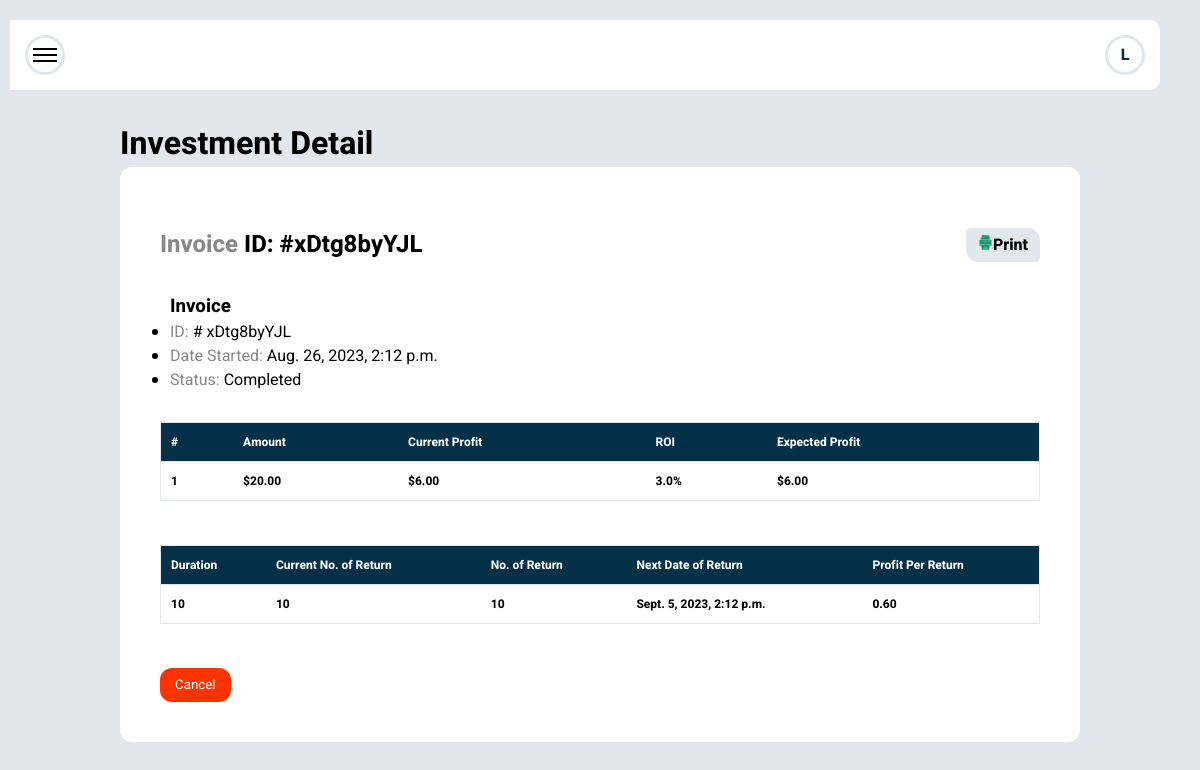
/dashboard/investment/xdtg8byyjl (signed in), run on the app's committed database.
### crypto/models.py (models this page shows, shortened)
class Investment(models.Model):
    profile = models.ForeignKey(Profile, null=True, on_delete=models.SET_NULL, related_name='invest_user')
    reference = models.CharField(default=random_alphanumeric_string(), max_length=50, null=True, editable=True)
    slug = models.SlugField(null=True,  max_length=500)
    amount =  models.DecimalField(decimal_places=2, max_digits=100, null=True, default=0)
    package = models.ForeignKey(Package, null=True, on_delete=models.SET_NULL)
    date_initiated = models.DateTimeField(auto_now=True)
    STATUS_CHOICES = (
        ('Completed', 'Completed'),
        ('Ongoing', 'Ongoing'),
        ('Cancelled', 'Cancelled'),
    )
    status = models.CharField(null=True,
        max_length=100, choices=STATUS_CHOICES, default='Completed')
    ACCOUNT_CHOICES = (
        ('account_balance', 'Account Balance'),
    )
    account = models.CharField(null=True,
        max_length=100, choices=ACCOUNT_CHOICES, default='Account Balance')
    @property
    def profit_per_return(self):
        profit = (self.package.roi*self.amount)/100
        return profit
    @property
    def current_profit(self):
        profit = (self.package.current_no_of_return*self.package.roi*self.amount)/100
        return profit
    @property
    def expected_profit(self):
        profit = (self.package.no_of_return*self.package.roi*self.amount)/100
        return profit
    @property
    def next_date_of_return(self):
        next_date = self.date_initiated + timedelta( days = self.package.duration)
        return next_date

class Package(models.Model):
    package_type = models.ForeignKey(PackageType, on_delete=models.CASCADE, null=True)
    min_investment = models.DecimalField(decimal_places=2, max_digits=100, null=True, blank=True)
    max_investment = models.DecimalField(decimal_places=2, max_digits=100, null=True, blank=True)
    duration = models.IntegerField(null=True)
    current_no_of_return = models.IntegerField(null=True)
    no_of_return = models.IntegerField(null=True)
    roi = models.DecimalField(decimal_places=1, max_digits=100, null=True, blank=True)

### crypto/views/dashboard.py (the view)
class InvestmentDetailView(LoginRequiredMixin, DetailView):
    model = Investment
    template_name = 'userdashboard/investment_detail.html'
    login_url = "auth_app:login"

### crypto/context_processors.py (called while the page is built)
def base_data(request):
    data = {}
    transaction_settings = get_object_or_404(TransactionSettings, pk=1)
    site_setting = get_object_or_404(SiteSettings, pk=1)
    assets = Asset.objects.all()
    data['transaction_settings'] = transaction_settings
    data['site_setting'] = site_setting
    data['assets'] = assets
    return data

### crypto/templates/userdashboard/investment_detail.html (shortened to what this page needs)
<!DOCTYPE html>
<html lang="en">
{% extends 'userdashboard/base.html' %} {% load static %}
    {% block content %}
    <div class="dashboard-content">
        <div class="content-title">
            <h1>Investment Detail</h1>
        </div>
        <div class="details-card">
            <div class="card-header-1">
                <div class="detail-invoice_id">
                    <h2><span>Invoice</span> ID: #{{object.reference}}</h2>
                </div>
                <div class="print-detail" onclick="window.print()">
                    <div class="print-icon">
                    </div>
                    <p>Print</p>
                </div>
            </div>
            <div class="card-header-2">
                <div class="invoice-detail">
                    <h3>Invoice</h3>
                    <ul>
                        <li><span>ID:</span> # {{object.reference}}</li>
                        <li><span>Date Started:</span> {{object.date_initiated}}</li>
                        <li class="trans-{{object.status}}"><span>Status:</span> {{object.status}}</li>
                    </ul>
                </div>
            </div>
            <div class="detail-table">
                <div class="table-content">
                    <table>
                        <thead>
                            <tr>
                                <th>#</th>
                                <th>Amount</th>
                                <th>Current Profit</th>
                                <th>ROI</th>
                                <th>Expected Profit</th>
                            </tr>
                        </thead>
                        <tbody>
                            <tr>
                                <td>1</td>
                                <td>${{object.amount|floatformat:"2g"}}</td>
                                <td>${{object.current_profit|floatformat:"2g"}}</td>
                                <td>{{object.package.roi}}%</td>
                                <td>${{object.expected_profit|floatformat:"2g"}}</td>
                            </tr>
                        </tbody>
                    </table>
                </div>
            </div>
            <br>
            <div class="detail-table">
                <div class="table-content">
                    <table>
                        <thead>
                            <tr>
                                <th>Duration</th>
                                <th>Current No. of Return</th>
                                <th>No. of Return</th>
                                <th>Next Date of Return</th>
                                <th>Profit Per Return</th>
                            </tr>
                        </thead>
                        <tbody>
                            <tr>
                                <td>{{object.package.duration}}</td>
                                <td>{{object.package.current_no_of_return}}</td>
                                <td>{{object.package.no_of_return}}</td>
                                <td>{{object.next_date_of_return}}</td>
                                <td>{{object.profit_per_return|floatformat:"2g"}}</td>
                            </tr>
                        </tbody>
                    </table>
                </div>
            </div>
            <br>
            <a href="{% url 'crypto:investment_list' %}"><input class="cancel-btn" type="button" value="Cancel"></a>
        </div>
    </div>
    {% endblock content %}

### crypto/templates/userdashboard/base.html (shortened to what this page needs)
<!DOCTYPE html>
<html lang="en">
{% load static %}
<head>
     {% block styles %}
    <link rel="stylesheet" href="/static/css/dashboard.css"> {% endblock styles %}
</head>
<body>
    <main>
        <div class="main-container">
            <div class="dashbase-container">
                 {% block header %}
                <div class="dashboard-header">
                    <div class="toggle-menu circle-border" onclick="toggleSidebar()">
                        <div class="menu-bar vertical-stack bar1">
                        </div>
                        <div class="menu-bar vertical-stack bar2">
                        </div>
                        <div class="menu-bar vertical-stack bar3">
                        </div>
                    </div>
                    <div class="user-name circle-border">
                        <p>{{request.user.username|first}}</p>
                    </div>
                </div>
                {% endblock header %}
            </div>
             {% block content %} {% endblock content %}
        </div>
    </main>
</body>
</html>

### crypto/static/css/dashboard.css (style rules this page uses)
* { padding: 0; margin: 0; box-sizing: border-box; font-family: Heebo, system-ui, -apple-system, BlinkMacSystemFont, 'Segoe UI', Roboto, Oxygen, Ubuntu, Cantarell, 'Open Sans', 'Helvetica Neue', sans-serif; }
:root { --background-grey: rgb(225, 231, 236); --side-bar-blue: #023047; --text-black: black; --text-grey: rgb(136, 136, 136); --active-white: white; --inactive-white: rgba(221, 221, 221, 0.863); --green: rgb(28, 153, 116); --balance: blue; --total: purple; --pending: orange; --completed: green; --ongoing: pink; --cancelled: red; }
body { background-color: var(--background-grey); overflow-x: hidden; width: 100vw; }
.main-container { max-width: 1200px; min-width: 300px; width: 100vw; margin: auto; }
.dashbase-container { display: flex; margin-top: 20px; margin-right: 20px; position: fixed; z-index: 1000; top: 0; right: 10px; left: 10px; }
.dashboard-header { display: flex; justify-content: space-between; padding: 15px; background-color: var(--active-white); border-radius: 0 10px 10px 0; height: fit-content; margin: 0 10px 20px 0; width: 100vw; transition: all 0.8s; }
.toggle-menu { cursor: pointer; }
.menu-bar { width: 100%; border: solid thin; height: 1px; transition: all 0.8s; }
.vertical-stack { margin: 2px; }
.circle-border { border: solid var(--background-grey); width: 40px; height: 40px; padding: 5px; display: flex; flex-direction: column; align-items: center; border-radius: 50%; justify-content: center; }
.user-name p { color: var(--side-bar-blue); font-weight: 800; }
.dashboard-content { width: 80%; position: relative; margin: auto; margin-left: 10%; margin-top: 15vh; }
.table-content { width: 100%; overflow-x: auto; }
.table-content table { min-width: 700px; width: 100%; border-collapse: collapse; }
table th { color: var(--text-grey); font-size: 12px; }
table td { font-weight: 700; font-size: 12px; }
table { border: 1px solid var(--background-grey); border-radius: 12px; }
table td, th { padding: 10px; text-align: left; border-bottom: 1px solid var(--background-grey); }
.cancel-btn { padding: 7px 15px; background-color: rgb(255, 51, 0); border: none; border-radius: 12px; color: var(--active-white); cursor: pointer; }
.details-card { padding: 40px; background-color: var(--active-white); border-radius: 12px; }
.print-detail { display: flex; align-items: center; flex-wrap: wrap; width: fit-content; height: fit-content; border-radius: 5px 12px; padding: 5px 12px; background-color: var(--background-grey); cursor: pointer; }
.print-detail p { font-weight: 800; }
.print-icon { display: flex; align-items: center; justify-content: center; }
.print-icon svg { width: 15px; fill: var(--green); }
.details-card span { color: var(--text-grey); }
.card-header-1 { display: flex; align-items: center; justify-content: space-between; margin: 20px 0 20px 0; }
.card-header-2 { margin-bottom: 20px; display: flex; justify-content: space-between; flex-wrap: wrap; }
.card-header-2 div { margin: 10px; }
.detail-table { margin-bottom: 20px; }
.detail-table thead tr { background-color: var(--side-bar-blue); }
.detail-table thead tr th { color: var(--active-white); }

### data on the page
Investment: reference "xDtg8byYJL", date_initiated "Aug. 26, 2023, 2:12 p.m.", status "Completed", amount "20.00", current_profit "6.00", package.roi "3.0", expected_profit "6.00", package.duration "10", package.current_no_of_return "10", package.no_of_return "10", next_date_of_return "Sept. 5, 2023, 2:12 p.m.", profit_per_return "0.60"

### other printed values
{{ request.user.username|first }} "L"
